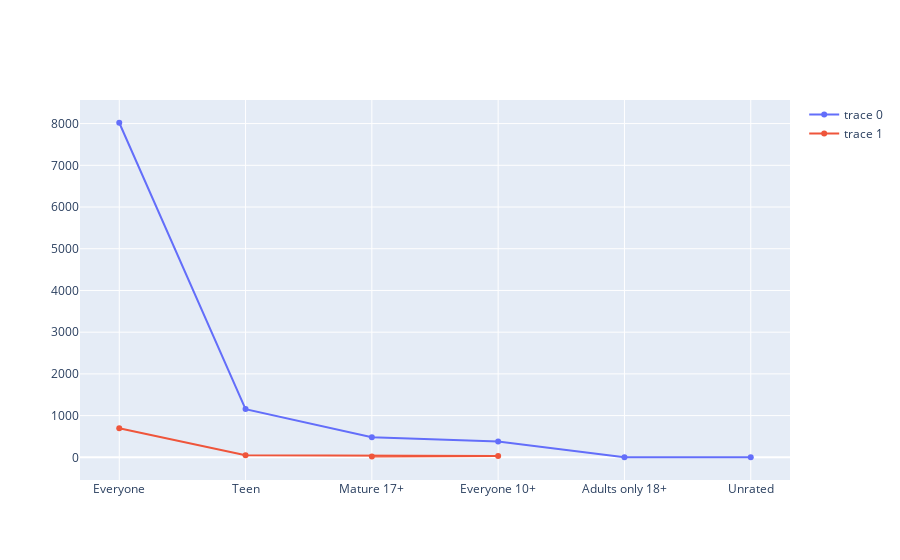

The notebook cell this image was saved under:
### Code cell
# Visualisation
need_visual(free_users, paid_users, "users", "count")

### Figure 1 — Plotly figure (JSON) as saved in the notebook; plotly's stock layout.template omitted (floating-point values rounded to 4 significant figures)
{"data": [{"type": "scatter", "x": ["Everyone", "Teen", "Mature 17+", "Everyone 10+", "Adults only 18+", "Unrated"], "y": [8020, 1156, 479, 380, 3, 2]}, {"type": "scatter", "x": ["Everyone", "Teen", "Everyone 10+", "Mature 17+"], "y": [695, 52, 33, 20]}], "layout": {}}
